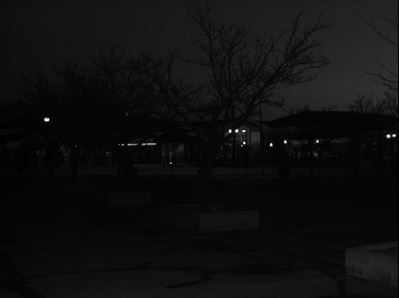
#> input picture cctv1.png, 399 x 298 px
$ python clahe.py
#> lines starting #> are read from the running program, lines starting #| are printed output that depends on the picture
import cv2
import numpy as np
image = cv2.imread('cctv1.png')
#> image is the input picture: shape (298, 399, 3); min 0, max 255, mean 14.8
image_bw = cv2.cvtColor(image, cv2.COLOR_BGR2GRAY)


clahe = cv2.createCLAHE(clipLimit=15.0,  )
final_img = clahe.apply(image_bw)
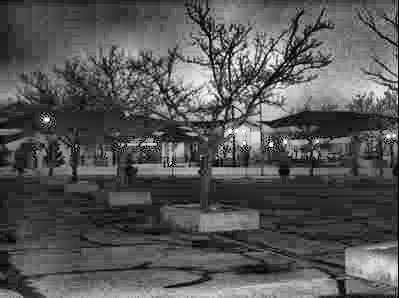
#> final_img: shape (298, 399); min 0, max 255, mean 85.8

normal_hist = cv2.equalizeHist(image_bw)
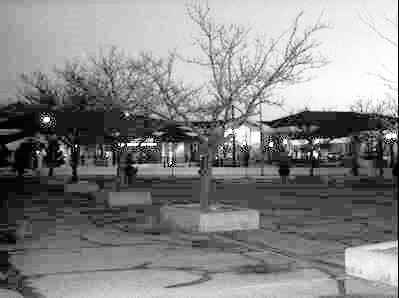
#> normal_hist: shape (298, 399); min 0, max 255, mean 132.4
sharpened1 = cv2.addWeighted(final_img, 1.5,normal_hist, -.5, 0)
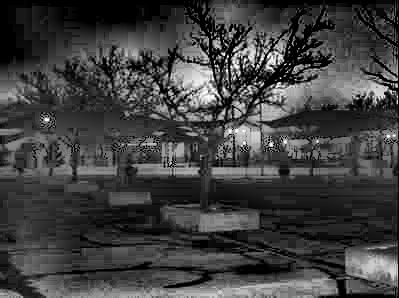
#> sharpened1: shape (298, 399); min 0, max 255, mean 63.8
cv2.imshow('ordinary threshold', image)
cv2.imshow('CLAHE', final_img)
cv2.imshow('normal_hist', normal_hist)
cv2.imshow('sharpened1', sharpened1)
cv2.waitKey(0)

$ run again, with cctv2.png copied over cctv1.png
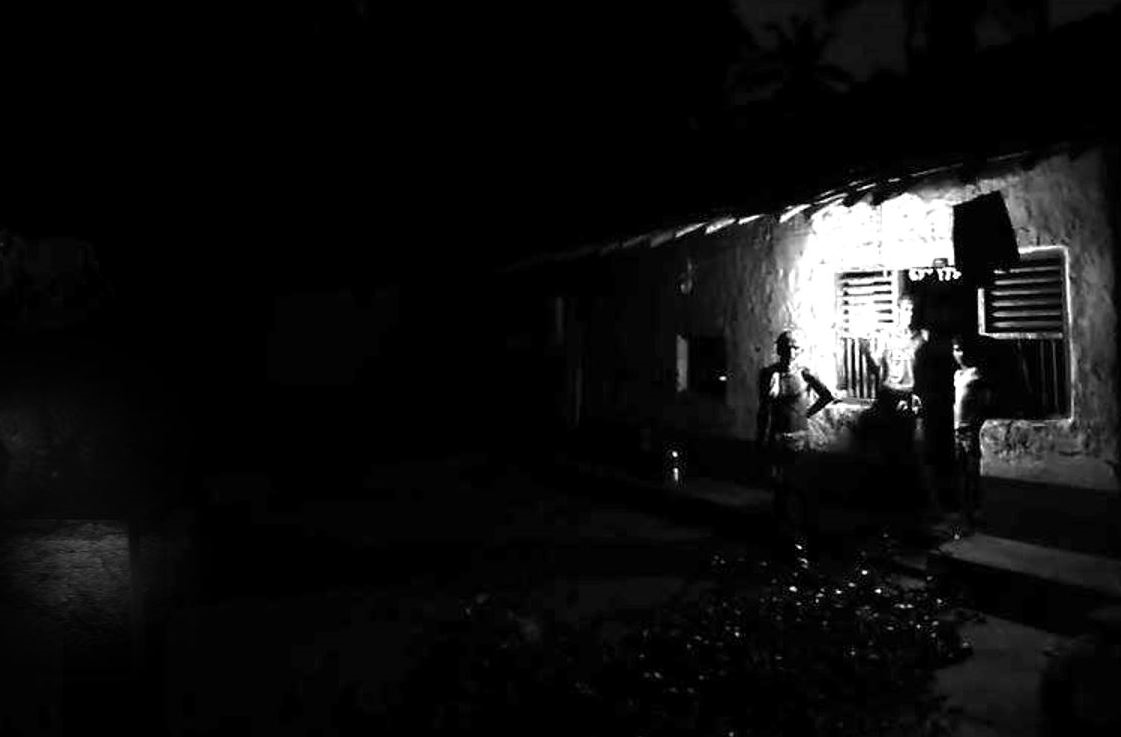
#> input picture cctv2.png, 1121 x 737 px
#> image is the input picture: shape (737, 1121, 3); min 0, max 255, mean 15.5
#> `normal_hist = cv2.equalizeHist(image_bw)`:
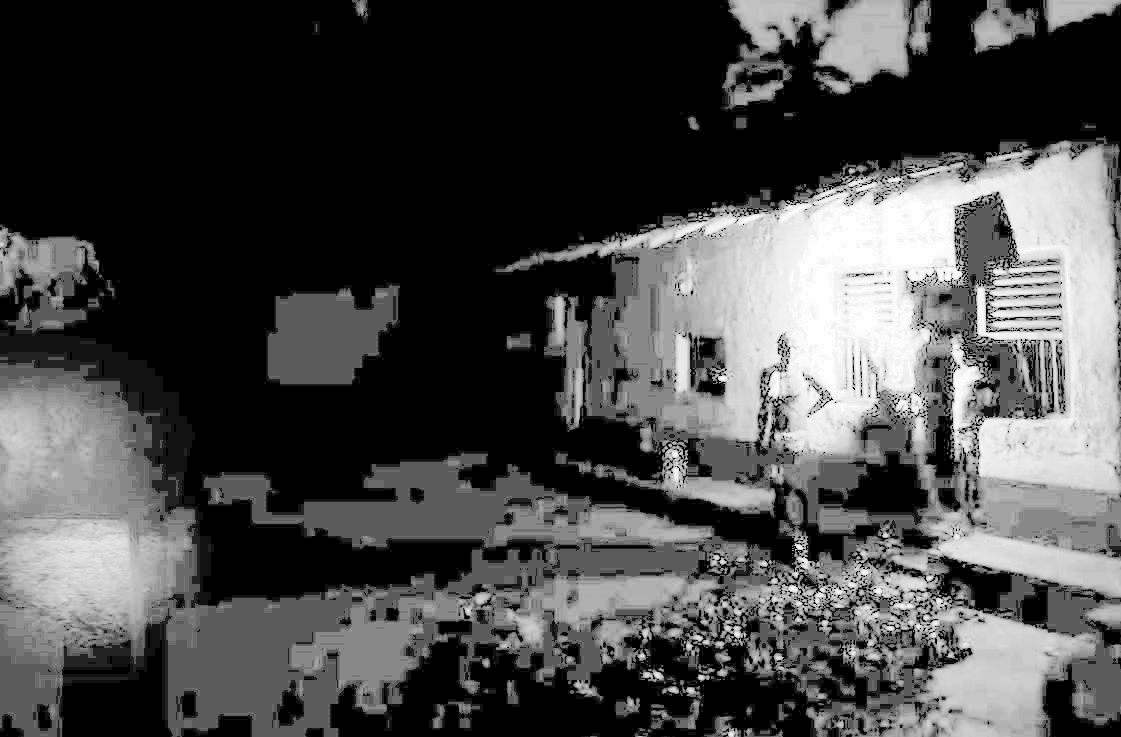
#> normal_hist: shape (737, 1121); min 0, max 255, mean 73.6
#> `sharpened1 = cv2.addWeighted(final_img, 1.5,normal_hist, -.5, 0)`:
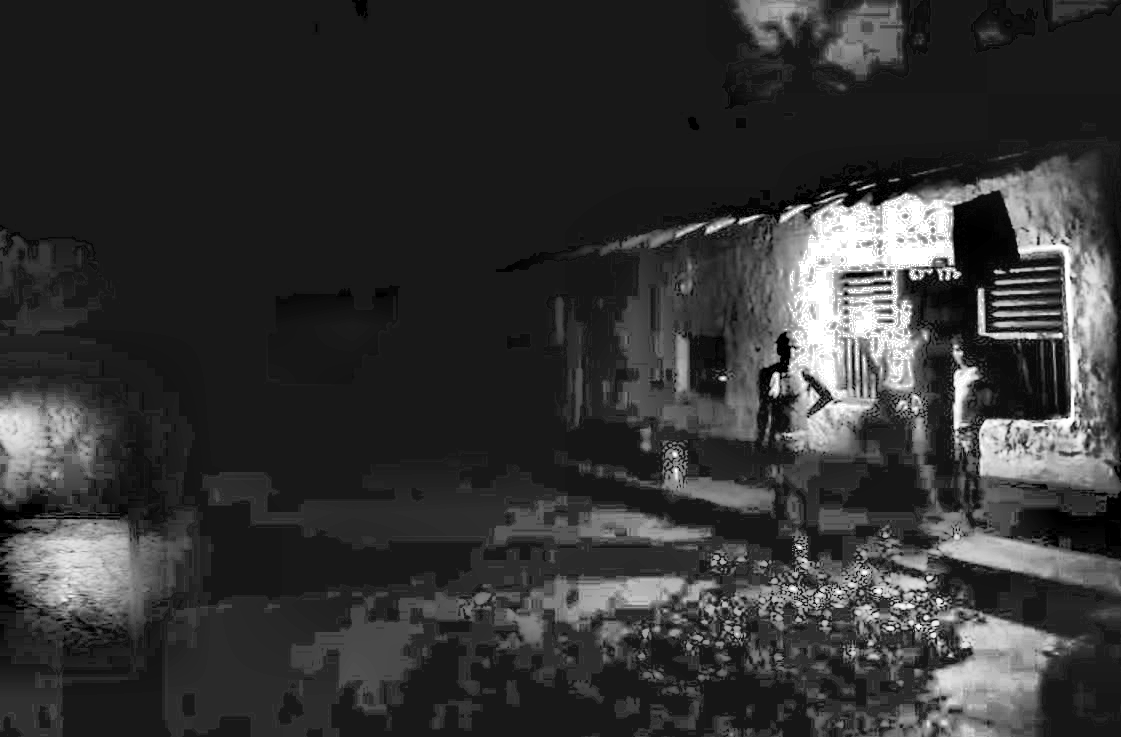
#> sharpened1: shape (737, 1121); min 0, max 255, mean 52

$ run again, with cctv3.png copied over cctv1.png
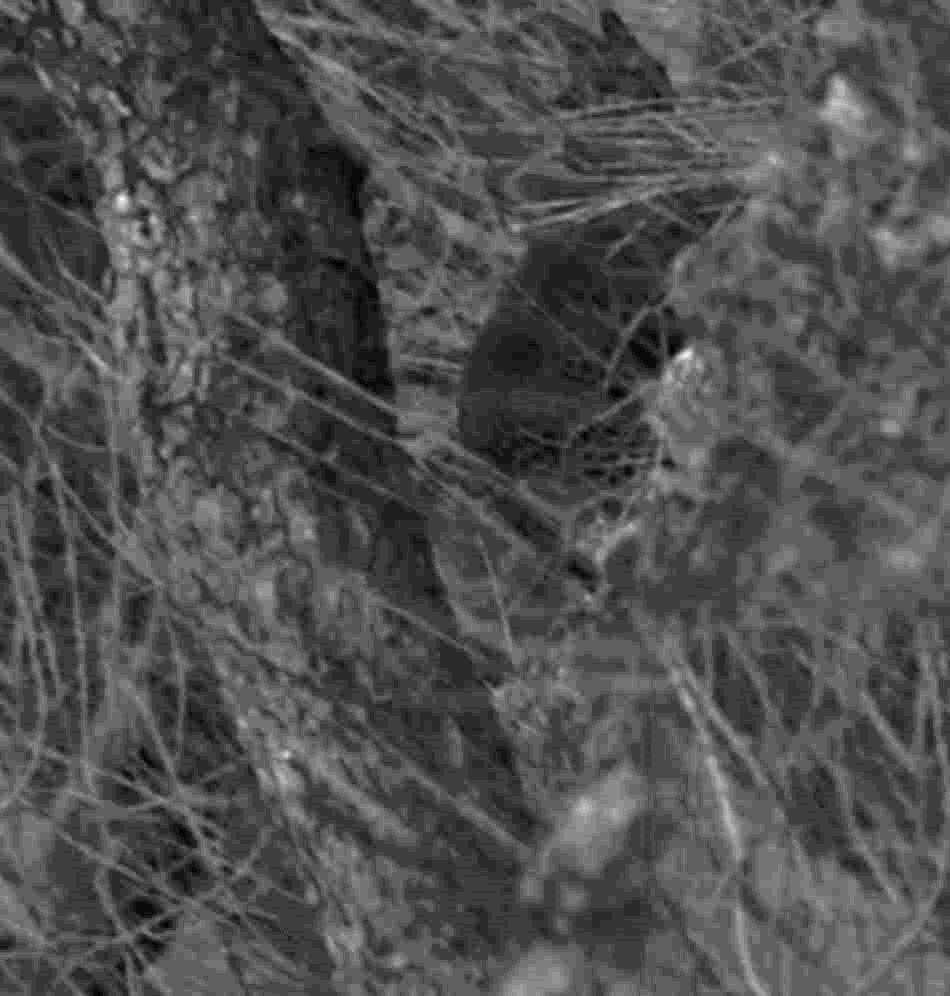
#> input picture cctv3.png, 950 x 996 px
#> image is the input picture: shape (996, 950, 3); min 0, max 24, mean 7.5
#> `normal_hist = cv2.equalizeHist(image_bw)`:
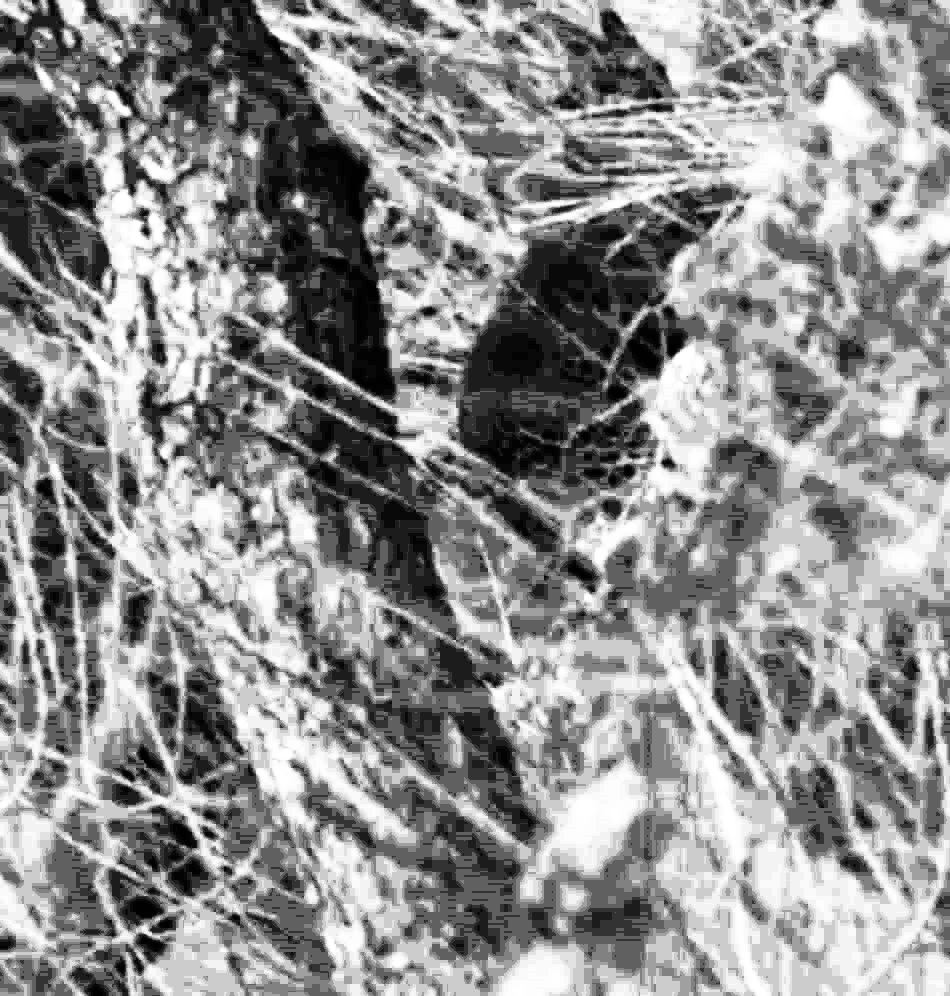
#> normal_hist: shape (996, 950); min 0, max 255, mean 142.6
#> `sharpened1 = cv2.addWeighted(final_img, 1.5,normal_hist, -.5, 0)`:
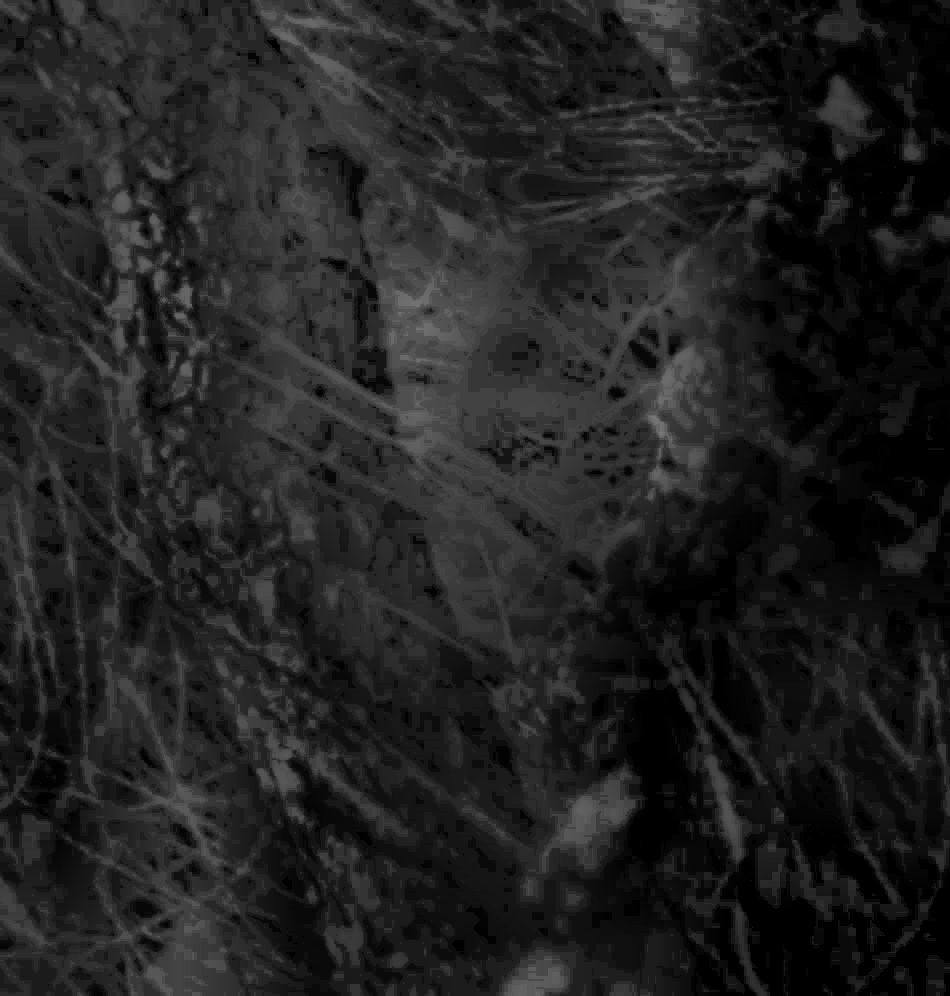
#> sharpened1: shape (996, 950); min 0, max 120, mean 33.5

$ run again, with cctv4.png copied over cctv1.png
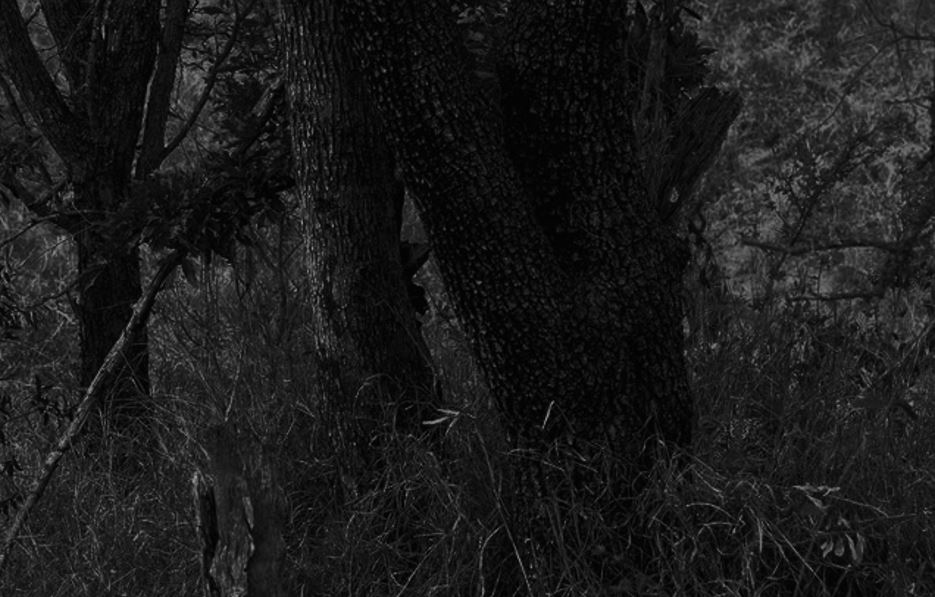
#> input picture cctv4.png, 935 x 597 px
#> image is the input picture: shape (597, 935, 3); min 0, max 158, mean 26.9
#> `normal_hist = cv2.equalizeHist(image_bw)`:
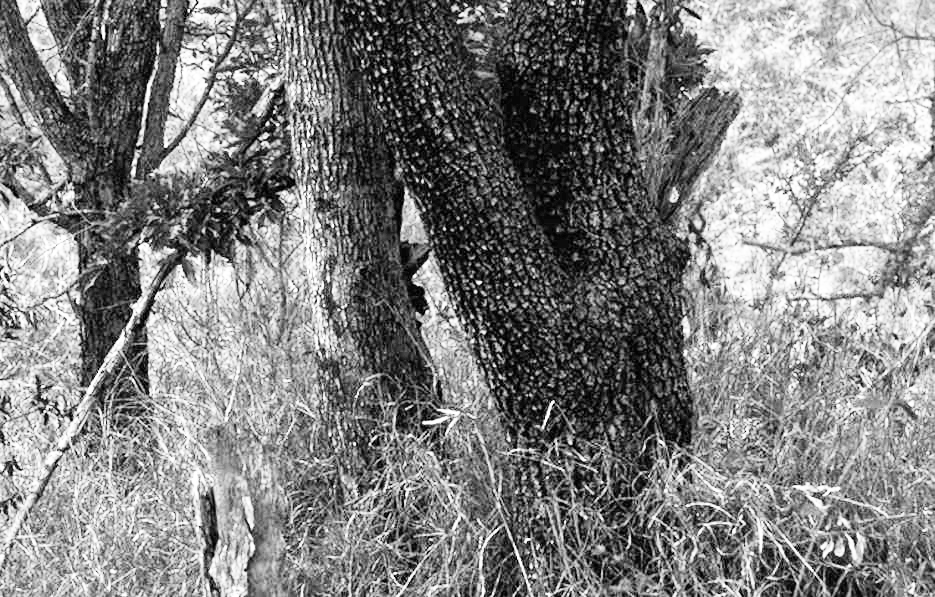
#> normal_hist: shape (597, 935); min 0, max 255, mean 129.3
#> `sharpened1 = cv2.addWeighted(final_img, 1.5,normal_hist, -.5, 0)`:
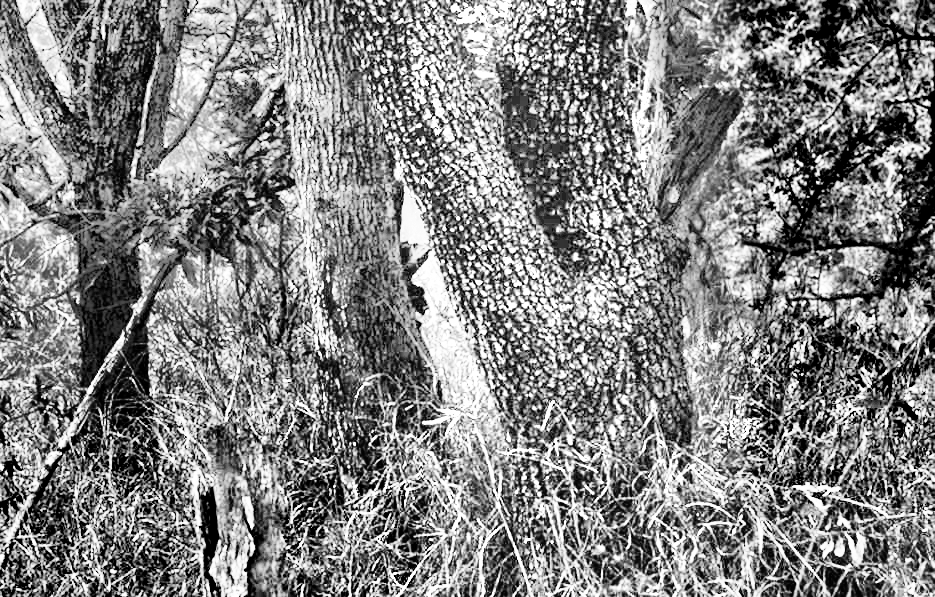
#> sharpened1: shape (597, 935); min 0, max 255, mean 129.6
